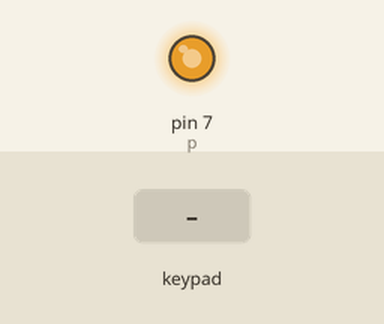
The program below on a simulated Raspberry Pi (header pin numbers). Shown: output pins drawn as LEDs (lit = HIGH). Dashed ring = blinking. The inputs (shaded band) are chosen by the test bench.

Above: at 1.2 s.
1.3 s: keypad keys 1 2 pressed 0.4 s apart
At 1.45 s:
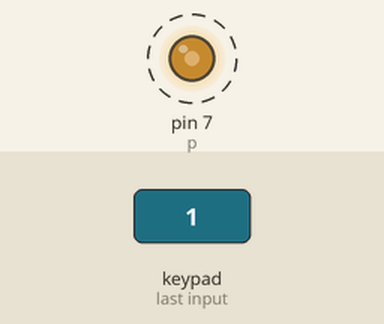
At 2.4 s:
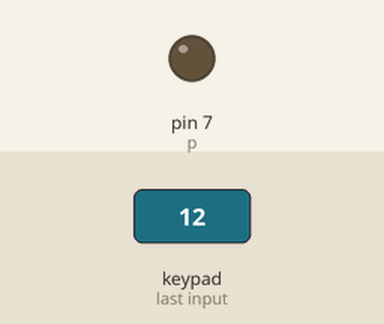
Timing chart, 0 to 4.3 s (numbered marks = the images above; inputs shaded):
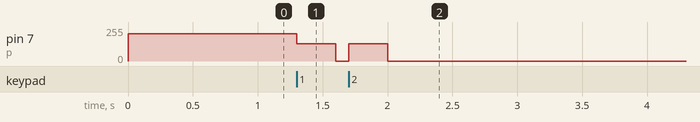

The program:

lession13.py
```python
#!/usr/bin/env python
import RPi.GPIO as GPIO
import time


class keypad():
    # CONSTANTS
    KEYPAD = [
        [1, 2, 3],
        [4, 5, 6],
        [7, 8, 9],
        ["*", 0, "#"]
    ]
    BZRPin = 7
    ROW = [11, 12, 13, 15]
    COLUMN = [16, 18, 22]

    def __init__(self):
        GPIO.setmode(GPIO.BOARD)

    def getKey(self):

        # Set all columns as output low
        for j in range(len(self.COLUMN)):
            GPIO.setup(self.COLUMN[j], GPIO.OUT)
            GPIO.output(self.COLUMN[j], GPIO.LOW)


        # Set all rows as input
        for i in range(len(self.ROW)):
            GPIO.setup(self.ROW[i], GPIO.IN, pull_up_down=GPIO.PUD_UP)

        # Scan rows for pushed key/button
        # A valid key press should set "rowVal"  between 0 and 3.
        rowVal = -1
        for i in range(len(self.ROW)):
            tmpRead = GPIO.input(self.ROW[i])
            if tmpRead == 0:
                rowVal = i

        # if rowVal is not 0 thru 3 then no button was pressed and we can exit
        if rowVal < 0 or rowVal > 3:
            self.exit()
            return

        # Convert columns to input
        for j in range(len(self.COLUMN)):
            GPIO.setup(self.COLUMN[j], GPIO.IN, pull_up_down=GPIO.PUD_DOWN)

        # Switch the i-th row found from scan to output
        GPIO.setup(self.ROW[rowVal], GPIO.OUT)
        GPIO.output(self.ROW[rowVal], GPIO.HIGH)

        # Scan columns for still-pushed key/button
        # A valid key press should set "colVal"  between 0 and 2.
        colVal = -1
        for j in range(len(self.COLUMN)):
            tmpRead = GPIO.input(self.COLUMN[j])
            if tmpRead == 1:
                colVal = j

        # if colVal is not 0 thru 2 then no button was pressed and we can exit
        if colVal < 0 or colVal > 2:
            self.exit()
            return

        # Return the value of the key pressed
        self.exit()
        return self.KEYPAD[rowVal][colVal]

    def exit(self):
        # Reinitialize all rows and columns as input at exit
        for i in range(len(self.ROW)):
            GPIO.setup(self.ROW[i], GPIO.IN, pull_up_down=GPIO.PUD_UP)
        for j in range(len(self.COLUMN)):
            GPIO.setup(self.COLUMN[j], GPIO.IN, pull_up_down=GPIO.PUD_UP)

    def setupBzr(self):
        GPIO.setup(7, GPIO.OUT)  # Set pin mode as output
        GPIO.output(7, GPIO.LOW)
        p = GPIO.PWM(7, 50)  # init frequency: 50HZ
        p.start(80)  # Duty cycle: 50%
        return p


if __name__ == '__main__':
    # Initialize the keypad class
    kp = keypad()
    s = kp.setupBzr()
    # Loop while waiting for a keypress
    while True:
        digit = None
        while digit == None:
            digit = kp.getKey()
        # Print the result
        s.start(50)

        if digit==1:
            s.ChangeFrequency(392)
        elif digit==2:
            s.ChangeFrequency(440)
        elif digit==3:
            s.ChangeFrequency(493.88)
        elif digit==4:
            s.ChangeFrequency(523.25)
        elif digit==5:
            s.ChangeFrequency(587.33)
        elif digit==6:
            s.ChangeFrequency(659.25)
        elif digit==7:
            s.ChangeFrequency(698.46)


        time.sleep(0.3)
        s.stop()
```

Measured:
- after the input at 1.3 s, pin 7 (p): alternates 128/255 for 0.30 s and 0/255 for 0.10 s, 4 changes in all, then stays 0/255, starting at once
